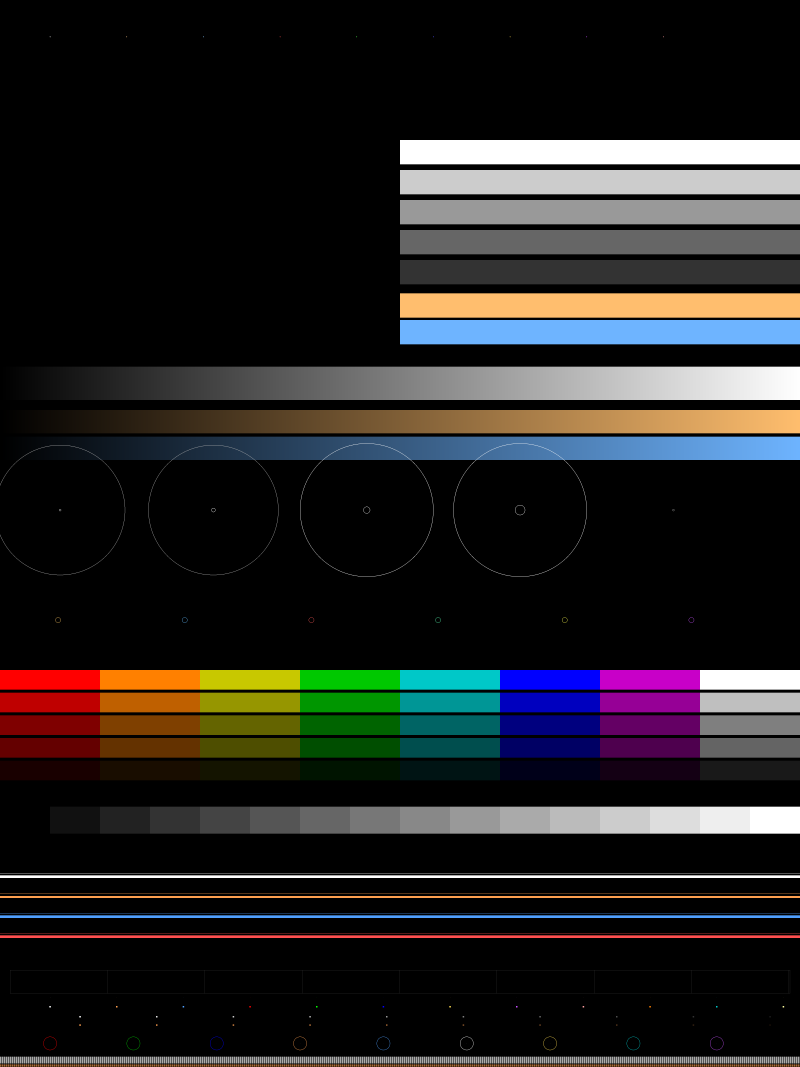
#> input picture calib/IMG_5774_2x.PNG, 4800 x 6400 px, found by its file name (shown at 1/6 size)
$ python render_chart.py
#> lines starting #> are read from the running program, lines starting #| are printed output that depends on the picture
### calib/halmodel.py
"""
Shared halation model + image helpers for calibration.

Two emission models:
  * `emit_current`  — the committed v22 red-channel model (for baseline rendering).
  * `emit_rule`     — the new rule-based model:
        sat  = max(rgb) - min(rgb)
        emit = bright * ( kW*lum^powL + kC*sat*clamp(R + aG*G - bB*B, 0) )
    glow is channel-split blurred and tinted red-orange (gainG/gainR small).

All blurs use PIL GaussianBlur to match the HTML/validate_v22 pipeline.
Sigmas are given at 1x (2400px ref); images here are 2x (4800px) so multiply by 2.
"""
import numpy as np
from PIL import Image, ImageFilter

LUM = np.array([0.2126, 0.7152, 0.0722], dtype=np.float32)


def s2l(c):
    c = np.clip(c, 0, 1)
    return np.where(c <= 0.04045, c/12.92, ((c+0.055)/1.055)**2.4)


def l2s(c):
    c = np.clip(c, 0, 1)
    return np.where(c <= 0.0031308, c*12.92, 1.055*c**(1/2.4)-0.055)


def smoothstep(a, b, x):
    t = np.clip((x-a)/(b-a+1e-9), 0, 1)
    return t*t*(3-2*t)


def screen(a, b):
    return 1-(1-a)*(1-b)


def gauss_blur(arr2d, sigma):
    if sigma < 0.3:
        return arr2d.copy()
    img8 = Image.fromarray((np.clip(arr2d, 0, 1)*255).astype(np.uint8))
    return np.array(img8.filter(ImageFilter.GaussianBlur(radius=sigma)),
                    dtype=np.float32)/255.0


# ── Emission models ──────────────────────────────────────────────────────────
def emit_current(lin, thr=0.10, knee=0.141, bluesupp=0.5):
    """Committed v22: red-channel surplus, blue-suppressed."""
    lum = lin @ LUM
    bright = smoothstep(thr, thr+knee, lum)
    return bright * np.clip(lin[..., 0] - bluesupp*lin[..., 2], 0, 1)


# [31 lines left out: function emit_rule, not called in this run]


# ── Full halation apply (channel-split blur + screen) ─────────────────────────
def apply_halation(src_srgb, emit, gainR, gainG, gainB, sigmaR, sigmaG, sigmaB,
                   highpass=True):
    """src_srgb: HxWx3 in [0,1]. emit: HxW scalar emission map.

    highpass=True (HIGH-PASS GLOW): the glow is the part of the blur that spread
    BEYOND the local emission — max(blur(emit) - emit, 0). In a uniform flat
    field blur(emit) ~= emit so the glow ~= 0 (no interior flooding); at gaps/
    edges blur(emit) > local emit so the halo is full. This decouples gap-halo
    strength from interior flooding: gainG can stay nonzero (soft red-orange)
    without screening green back onto a flat colored block (the red->orange bug).
    Verified: identical gap R, interior G flood eliminated for every color.

    highpass=False: legacy screen-the-blur (kept for baseline comparisons).
    """
    lin = s2l(src_srgb)

    # emit is stored in an 8-bit texture in the HTML pipeline (clamped to [0,1]);
    # subtract the SAME clamped emit so this matches the shipped GLSL exactly.
    emit_c = np.clip(emit, 0, 1)

    def chan(sig, gain):
        b = gauss_blur(emit, sig)
        if highpass:
            b = np.clip(b - emit_c, 0, None)
        return b*gain
    glow = np.stack([chan(sigmaR, gainR), chan(sigmaG, gainG), chan(sigmaB, gainB)],
                    axis=-1)
    return l2s(np.clip(screen(lin, glow), 0, 1))


# Default parameter packs (sigmas already at 2x)
CURRENT = dict(gainR=1.50, gainG=0.05, gainB=0.0,
               sigmaR=6.14*2, sigmaG=2.62*2, sigmaB=1.0*2)


def render_current(src_srgb):
    lin = s2l(src_srgb)
    e = emit_current(lin)
    return apply_halation(src_srgb, e, **CURRENT)


# [35 lines left out: functions render_rule, apply_halation_2c, render_rule2, not called in this run]

### calib/render_chart.py
"""
Render the halation model on the real chart and build side-by-side comparison
strips against the Dehancer reference.  Left = our render, Right = Dehancer.

Usage:
  python calib/render_chart.py            # current committed model
  (optimize_hal.py imports render_band for the rule-based model)
"""
import os
import numpy as np
from PIL import Image
import halmodel as H

ROOT = os.path.dirname(os.path.dirname(os.path.abspath(__file__)))
BASE = os.path.join(ROOT, 'IMG_5774_2x.PNG')
HAL = os.path.join(ROOT, 'dehancer halation x2.png')
OUT = os.path.dirname(os.path.abspath(__file__))

# (name, y0, y1) bands at 2x — the zones where halation is visible
BANDS = [
    ('zone2_bars',   800, 2100),
    ('zone5_colors', 3960, 4760),
    ('zone7_lines',  5180, 5720),
]
MARGIN = 80  # extra rows loaded around each band so blur has context


def load_crop(path, y0, y1):
    return np.array(Image.open(path).crop((0, y0, 4800, y1)).convert('RGB'),
                    dtype=np.float32)/255.0


def render_band(render_fn, y0, y1):
    """Render one band with margins to avoid blur edge artifacts, then trim."""
    ya, yb = max(0, y0-MARGIN), min(6400, y1+MARGIN)
    src = load_crop(BASE, ya, yb)
    out = render_fn(src)
    top = y0-ya
    return out[top:top+(y1-y0)]


def side_by_side(ours, deh, scale=0.5):
    """Stack ours|deh horizontally, downscaled for a glance view."""
    h = ours.shape[0]
    sep = np.ones((h, 12, 3), dtype=np.float32)
    combo = np.concatenate([ours, sep, deh], axis=1)
    img = Image.fromarray((np.clip(combo, 0, 1)*255).astype(np.uint8))
    if scale != 1.0:
        img = img.resize((int(img.width*scale), int(img.height*scale)),
                         Image.LANCZOS)
    return img


def make_comparison(render_fn, tag='current'):
    strips = []
    for name, y0, y1 in BANDS:
        ours = render_band(render_fn, y0, y1)
#> in emit_current, `lum = lin @ LUM`:
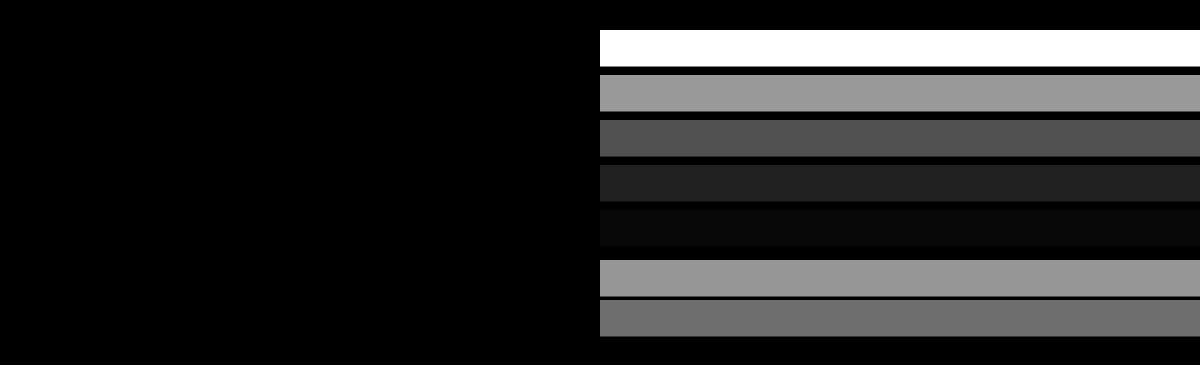
#> lum: shape (1460, 4800) float32 (shown at 1/4 size); min 0, max 1, mean 0.156
#> in smoothstep, `t = np.clip((x-a)/(b-a+1e-9), 0, 1)`:
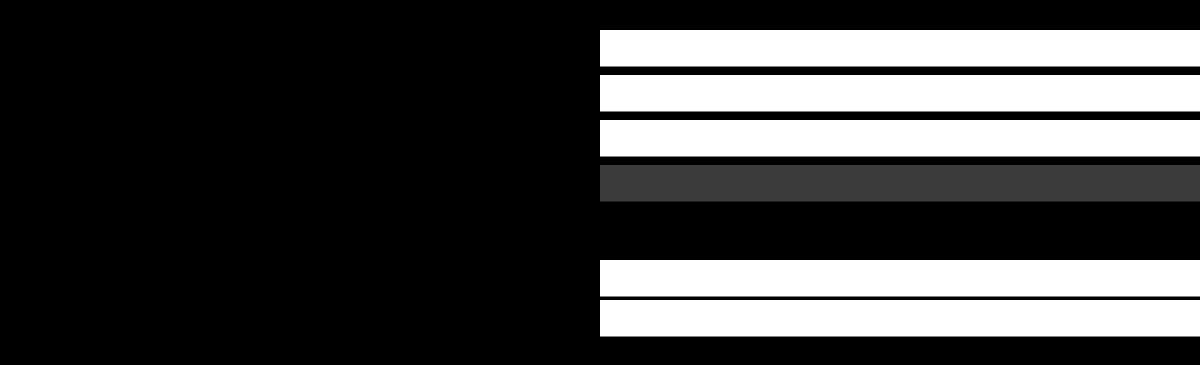
#> t: shape (1460, 4800) float32 (shown at 1/4 size); min 0, max 1, mean 0.262
#> in chan, `b = np.clip(b - emit_c, 0, None)`:
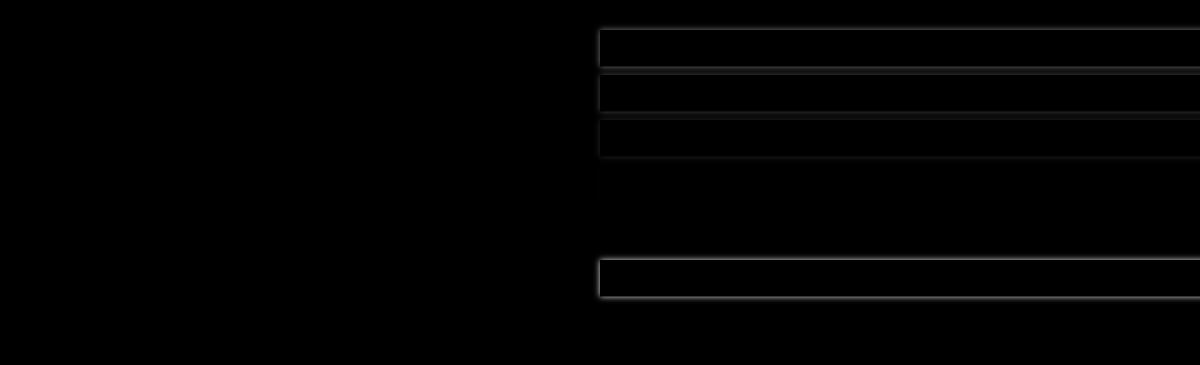
#> b: shape (1460, 4800) float32 (shown at 1/4 size); min 0, max 0.447, mean 0.00661
#> call 3 of chan, with sig = 2, gain = 0
#> in chan (call 3), `b = np.clip(b - emit_c, 0, None)`:
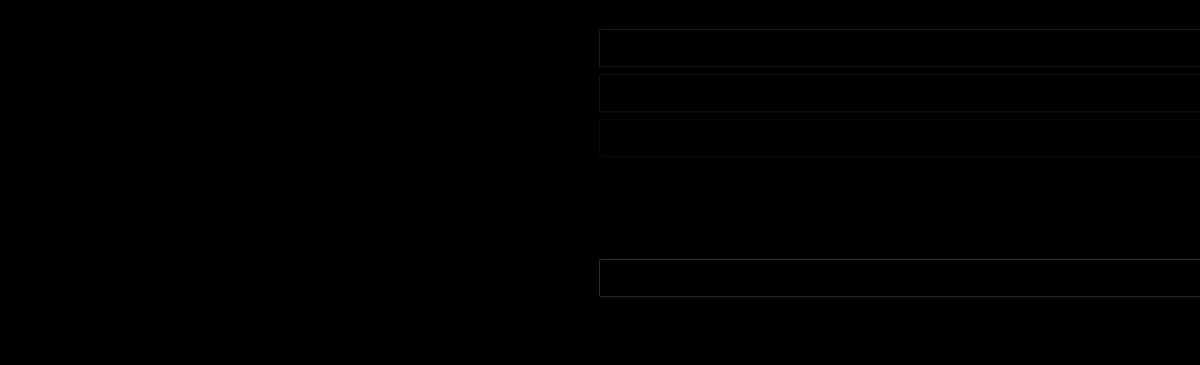
#> b: shape (1460, 4800) float32 (shown at 1/4 size); min 0, max 0.373, mean 0.00105
#> in chan (call 3), `return b*gain`: returned value: shape (1460, 4800) float32; every value is 0
#> in apply_halation, `glow = np.stack([chan(sigmaR, gainR), chan(sigmaG, gainG), chan(sigmaB..`:
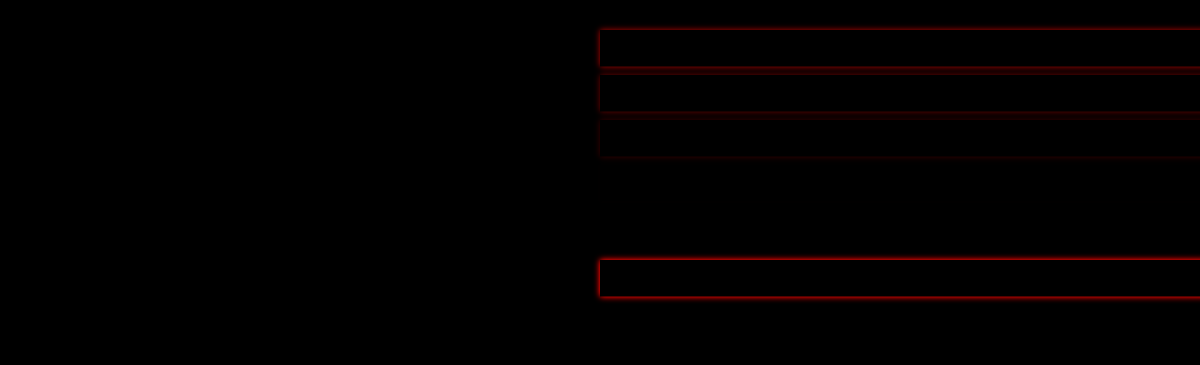
#> glow: shape (1460, 4800, 3) float32 (shown at 1/4 size); mean of channels 0, 1, 2 0.00993, 0.00014, 0; drawn as R, G, B
#> in l2s, `return np.where(c <= 0.0031308, c*12.92, 1.055*c**(1/2.4)-0.055)`:
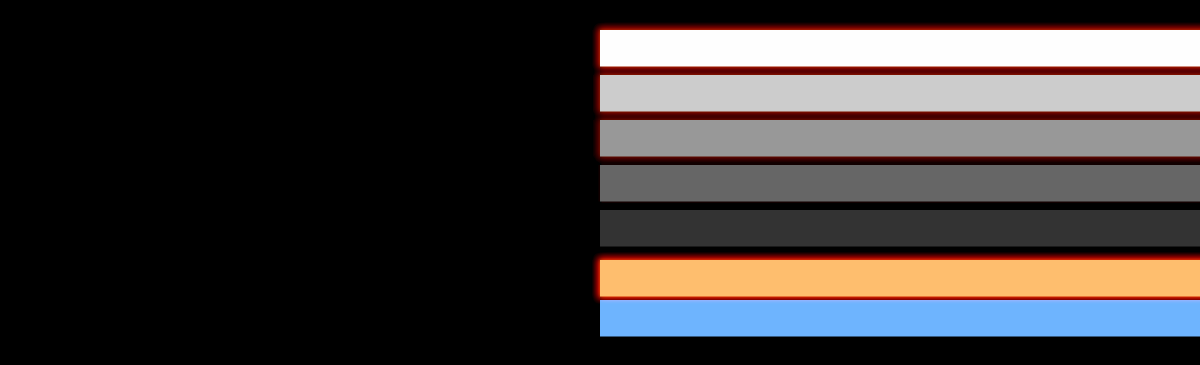
#> returned value: shape (1460, 4800, 3) float32 (shown at 1/4 size); mean of channels 0, 1, 2 0.246, 0.227, 0.219; drawn as R, G, B
#> in render_band, `return out[top:top+(y1-y0)]`:
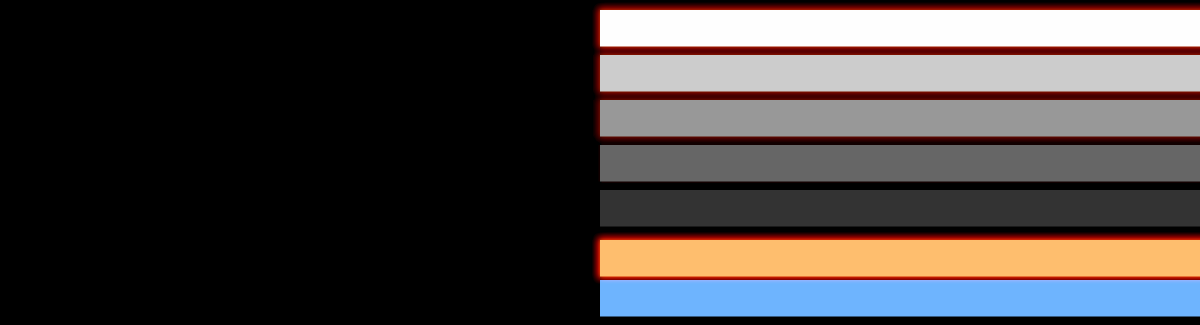
#> returned value: shape (1300, 4800, 3) float32 (shown at 1/4 size); mean of channels 0, 1, 2 0.277, 0.255, 0.246; drawn as R, G, B
        deh = load_crop(HAL, y0, y1)
        img = side_by_side(ours, deh)
        path = os.path.join(OUT, f'cmp_{tag}_{name}.png')
        img.save(path)
        strips.append((name, img))
        print(f"  wrote {path}  ({img.width}x{img.height})")
    # Stacked overview
    w = max(s.width for _, s in strips)
    gap = 16
    total_h = sum(s.height for _, s in strips) + gap*(len(strips)-1)
    canvas = Image.new('RGB', (w, total_h), (40, 40, 40))
    y = 0
    for _, s in strips:
        canvas.paste(s, (0, y))
        y += s.height + gap
    overview = os.path.join(OUT, f'cmp_{tag}_OVERVIEW.png')
    canvas.save(overview)
    print(f"  wrote {overview}  (LEFT=ours  RIGHT=Dehancer)")
    return overview


if __name__ == '__main__':
    print("Rendering CURRENT committed model vs Dehancer...")
#> (the run stopped early here; a loop or call above may not have finished)
